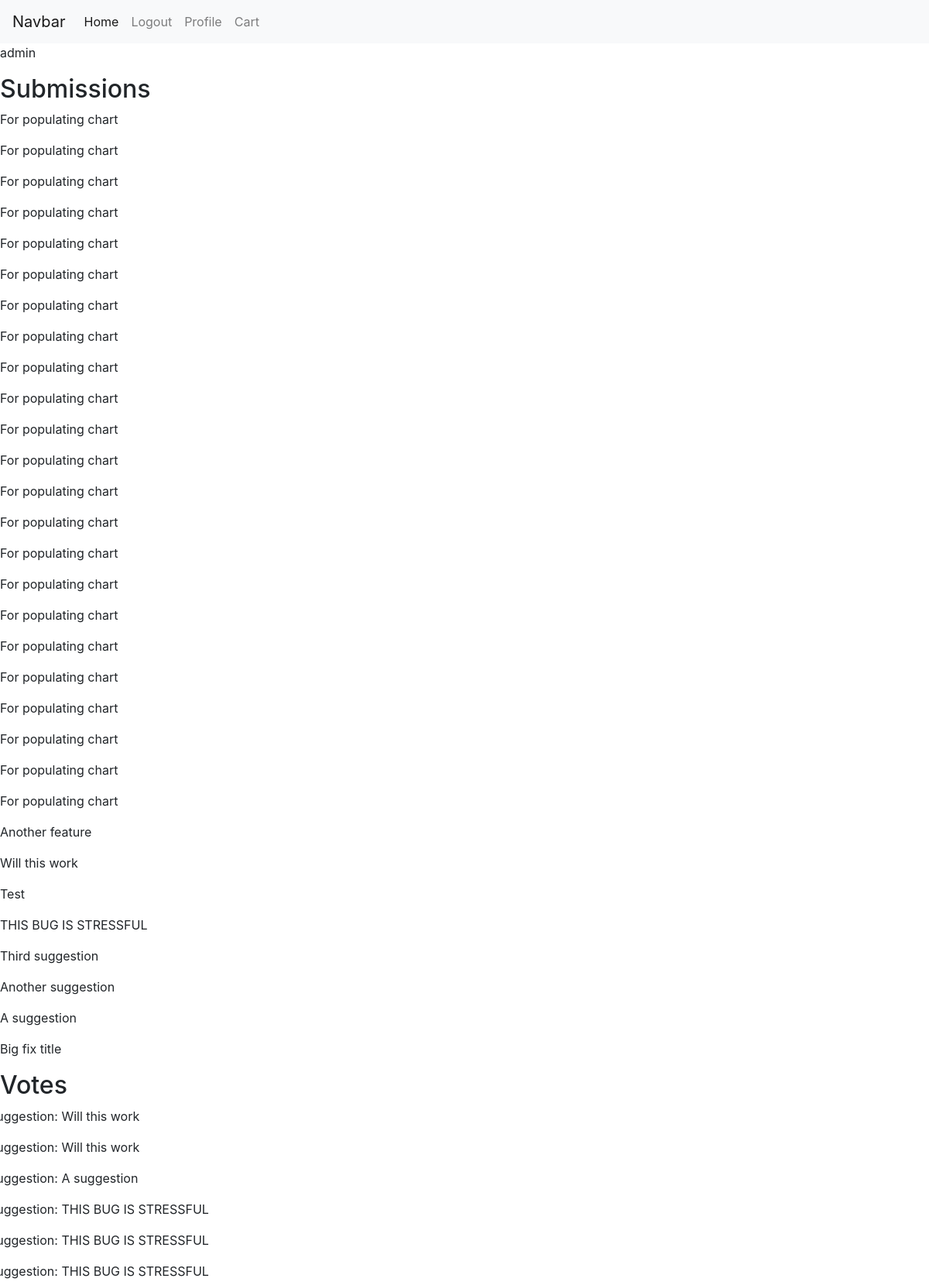
/user/1 (signed in, upper part), run on the app's committed database.
### accounts/models.py (models this page shows)
class User(AbstractUser):
    USERNAME_FIELD = "email"
    email = models.EmailField(('email address'), blank=False, unique=True)
    REQUIRED_FIELDS = []
    def __str__(self):
        return self.username

### usersuggestions/models.py (models this page shows, shortened)
class Suggestion(models.Model):
    suggestion_choices = ((True, 'Feature'), (False, 'Bug Fix'))
    is_feature = models.BooleanField(blank=False, default=False, choices=suggestion_choices)
    user = models.ForeignKey(User, null=False, on_delete=models.PROTECT)
    title = models.CharField(max_length=200, blank=False)
    details = RichTextUploadingField()
    date_time = models.DateTimeField(auto_now_add=True)
    delay_submission = models.BooleanField(null=False, blank=True, default=False)

class Upvote(models.Model):
    user = models.ForeignKey(User, null=False, on_delete=models.PROTECT)
    suggestion = models.ForeignKey(Suggestion, null=True, on_delete=models.CASCADE)
    comment = models.ForeignKey(Comment, null=True, on_delete=models.CASCADE)
    date_time = models.DateTimeField(auto_now_add=True)

### usersuggestions/views.py (the view)
# urls.py: url(r'^user/(?P<user_id>\d+)$', render_userpage, name='userpage'),
@login_required()
def render_userpage(request, user_id):
    user = get_object_or_404(User, id=user_id)
    if request.user == user:
        values = get_userpage_values(user)
        return render(request, "userpage.html", {"user": user,
            "votes": values["votes"], "purchases": values["purchases"],
            "coin_history": values["coin_history"], "suggestions" : values["suggestions"]
        })
    else:
        return redirect("home")

### market/cart.py (called while the page is built)
    def __len__(self):
        return sum(item['quantity'] for item in self.cart.values())

### market/contexts.py (called while the page is built)
def cart(request):
    return {'cart': Cart(request)}

### market/models.py (called while the page is built)
    def __str__(self):
        return self.name

    def __str__(self):
        return "{0}: {1}".format(self.user, self.coins_change)

### usersuggestions/helpers.py (called while the page is built)
def get_userpage_values(user):
    votes =  Upvote.objects.filter(user=user).order_by("-date_time")
    purchases = Order.objects.filter(user=user).order_by("-date_time")
    coin_history = UserCoinHistory.objects.filter(user=user).order_by("-date_time")
    suggestions = Suggestion.objects.filter(user=user).order_by("-date_time")
    for purchase in purchases:
        purchase.items = OrderItem.objects.filter(order=purchase)
        purchase.total_cost = 0
        for item in purchase.items:
            purchase.total_cost += item.total_purchase_price
    values_dictionary = {"purchases": purchases,
        "coin_history": coin_history, "votes": votes, "suggestions": suggestions
    }
    return values_dictionary

### usersuggestions/templates/userpage.html (shortened to what this page needs)
{% extends 'base.html' %}
{% block content %}
<p>{{ user }}</p>
<h2>Submissions</h2>
{% if suggestions|length == 0 %}
<p>You have not submitted any suggestions</p>
{% else %}
{% for suggestion in suggestions %}
<p>{{ suggestion.title }}</p>
{% endfor %}
{% endif %}
<h2>Votes</h2>
{% if votes|length == 0 %}
<p>You have not cast any votes</p>
{% else %}
{% for vote in votes %}
<div class="row">
{% if vote.suggestion %}
<p>Suggestion: {{ vote.suggestion.title }}</p>
{% else %}
<p>Comment: {{  vote.comment.comment|safe }}</p>
{% endif %}
</div>
{% endfor %}
{% endif %}
{% endblock %}

### data on the page
User: username "admin"
Suggestion: title "For populating chart"
Suggestion: title "For populating chart"
Suggestion: title "For populating chart"
Suggestion: title "For populating chart"
Suggestion: title "For populating chart"
Suggestion: title "For populating chart"
Suggestion: title "For populating chart"
Suggestion: title "For populating chart"
Suggestion: title "For populating chart"
Suggestion: title "For populating chart"
Suggestion: title "For populating chart"
Suggestion: title "For populating chart"
Suggestion: title "For populating chart"
Suggestion: title "For populating chart"
Suggestion: title "For populating chart"
Suggestion: title "For populating chart"
Suggestion: title "For populating chart"
Suggestion: title "For populating chart"
Suggestion: title "For populating chart"
Suggestion: title "For populating chart"
Suggestion: title "For populating chart"
Suggestion: title "For populating chart"
Suggestion: title "For populating chart"
Suggestion: title "Another feature"
Suggestion: title "Will this work"
Suggestion: title "Test"
Suggestion: title "THIS BUG IS STRESSFUL"
Suggestion: title "Third suggestion"
Suggestion: title "Another suggestion"
Suggestion: title "A suggestion"
Suggestion: title "Big fix title"
Upvote: suggestion "Will this work"
Upvote: suggestion "Will this work"
Upvote: suggestion "A suggestion"
Upvote: suggestion "THIS BUG IS STRESSFUL"
Upvote: suggestion "THIS BUG IS STRESSFUL"
Upvote: suggestion "THIS BUG IS STRESSFUL"
